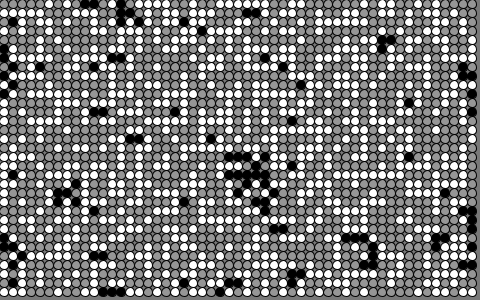
Frame 1 (no input)
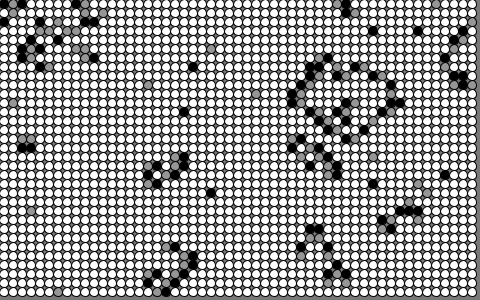
Frame 60 (the mouse pressed at the canvas centre just before this capture)
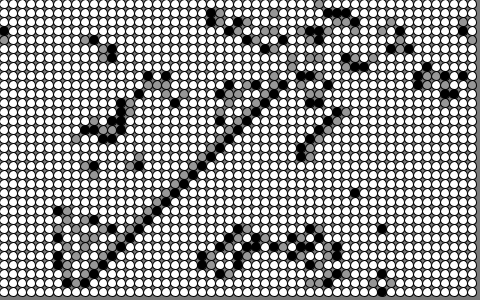
Frame 120 (the mouse held since frame 60 and released just before this capture)

The Processing sketch that drew these frames (run headless with seeded random() and noise(); from frame 60 on, the mouse is pressed at the canvas centre):

// Processing sketch: Ch7_CA_09_interesting
// ── Ch7_CA_09_interesting.pde
// See page 130, Listing 7.1 of Generative Art by Matt Pearson
// Using "Brian's Brain" algorithm, with some randomness
// Changing the definition of "neighbor"
// ... results in interesting halftones!

Cell[][] cellArray;
final int CELL_SIZE = 9;
final int NEIGHBOR_SPACING = 1;
int numX, numY;

void setup() {
  size(480,300);
  background(120);
  numX = floor(width / CELL_SIZE);
  numY = floor(height / CELL_SIZE);
  restart();
}

void restart() {
  cellArray = new Cell[numX][numY];
  for (int x=0; x < numX; x++) {
    for (int y=0; y < numY; y++) {
      Cell newCell = new Cell(x,y); // create the Cell
      cellArray[x][y] = newCell; // record it in the array
    }
  }
  for (int x=0; x < numX; x++) {
    for (int y=0; y < numY; y++) {
      // ID neighbors
      int above = y - NEIGHBOR_SPACING;
      int below = y + NEIGHBOR_SPACING;
      int left = x - NEIGHBOR_SPACING;
      int right = x + NEIGHBOR_SPACING;
      // wrapping (with dispersed neighbors)
//      if (above < 0) {above += numY - 1;}
//      if (below > numY-1) {below -= numY;}
//      if (left < 0) {left += numX - 1;}
//      if (right > numX-1) {right -= numX;}

      // Attempt to improve wrapping....
      above = (above + numY) % numY;
      below = (below + numY) % numY;
      right = (right + numX) % numX;
      left = (left + numX) % numX;
      
      // Add neighbors
      cellArray[x][y].addNeighbor(cellArray[left][above]);
      cellArray[x][y].addNeighbor(cellArray[left][y]);
//      println(x + " " + y + " " + left + " " + below);
      cellArray[x][y].addNeighbor(cellArray[left][below]);
      cellArray[x][y].addNeighbor(cellArray[x][above]);
      cellArray[x][y].addNeighbor(cellArray[x][below]);
      cellArray[x][y].addNeighbor(cellArray[right][above]);
      cellArray[x][y].addNeighbor(cellArray[right][y]);
      cellArray[x][y].addNeighbor(cellArray[right][below]);
    }
  }
}

void draw() {
  background(120);
  for (int x=0; x<numX; x++) {
    for (int y=0; y < numY; y++) {
      cellArray[x][y].calcNextState();
    }
  }
  translate(CELL_SIZE/2, CELL_SIZE/2);
  for (int x=0; x<numX; x++) {
    for (int y=0; y < numY; y++) {
      cellArray[x][y].drawMe();
    }
  }
}

void mousePressed() {
  restart();
}
    

// ── Cell.pde
class Cell {
  float x,y;
  int state;
  int nextState;
  Cell[] neighbors;
  
  Cell(float ex, float why) {
    x = ex * CELL_SIZE;
    y = why * CELL_SIZE;
    nextState = int(random(2));
    state = nextState;
    neighbors = new Cell[0];
  }
  
  void addNeighbor(Cell cell) {
    neighbors = (Cell[])append(neighbors,cell);
  }
  
  void calcNextState() {
    if (state == 0) {
      int firingCount = 0;
      for (int i=0; i < neighbors.length; i++) {
        if (neighbors[i].state == 1) {
          firingCount++;
        }
      }
      if (firingCount == 2) {
        nextState = 1;
      } else {
        float chance = random(1);
        if (chance < 0.003) { // some chance of firing randomly
          nextState = 1;
        } else {
        nextState = state;
        }
      }
    } else if (state == 1) {
      nextState = 2;
    } else if (state == 2) {
      nextState = 0;
    }
  }
    
  void drawMe() {
    state = nextState;
    stroke(0);
    if (state == 1) {
      fill(0);
    } else if (state == 2) {
      fill(150);
    } else {
      fill(255);
    }
    ellipse(x,y, CELL_SIZE, CELL_SIZE);
  }
  
}
